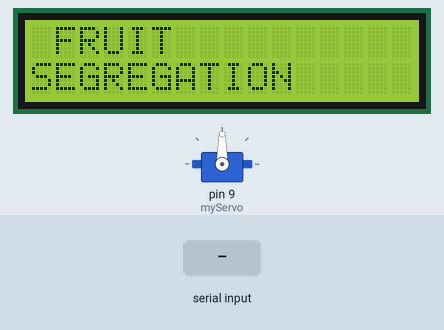
The sketch below on a simulated Arduino Uno, built with avr-gcc and run on an emulated ATmega328P. Shown: servo, 16×2 character LCD. The test bench sets the inputs (shaded band).

Above: at 1.2 s.
1.3 s: "1\n" received over Serial
At 2.6 s:
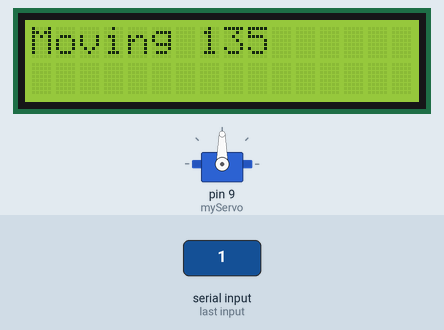
3.0 s: "0\n" received over Serial
At 3.11 s:
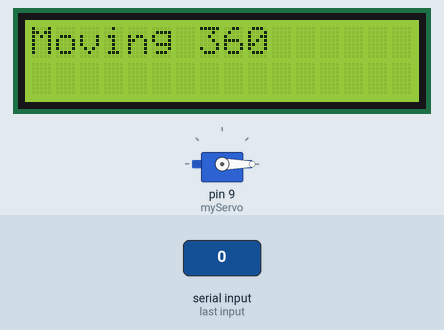
At 3.8 s:
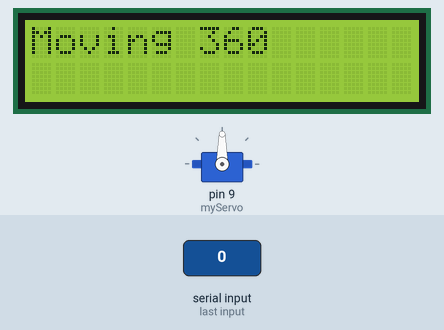
Timing chart, 0 to 6.0 s (numbered marks = the images above; inputs shaded):
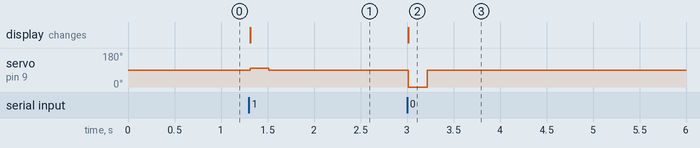

The sketch:

arduinoUnoServo.ino
```cpp
#include <Servo.h>
#include <LiquidCrystal_I2C.h>

Servo myServo;
LiquidCrystal_I2C lcd(0x27, 16, 2);

void setup() {
    myServo.attach(9);  // Attach servo to pin 9
    Serial.begin(9600); // Start serial communication at 9600 baud rate
    lcd.init();         // Initialize the LCD
    lcd.backlight();    // Turn on the backlight
    lcd.clear();
    lcd.print(" FRUIT ");
    lcd.setCursor(0, 1);
    lcd.print("SEGREGATION");
}

void loop() {
    if (Serial.available() > 0) {
        int input = Serial.parseInt(); // Read integer input

        if (input == 1) {
            lcd.clear();
            lcd.setCursor(0, 0);
            lcd.print("Moving 135"); // Display the action
            myServo.write(100);         // Move to 180 degrees
            delay(200);                // Hold for 1 second
            myServo.write(90);
        }
        else if (input == 0) {
            lcd.clear();
            lcd.setCursor(0, 0);
            lcd.print("Moving 360");  // Display the action
            myServo.write(0);          // Move to 90 degrees
            delay(200);                // Hold for 1 second
            myServo.write(90);
        }

        // Clear the serial buffer to avoid repeated commands
        while (Serial.available() > 0) {
            Serial.read(); // Clear any remaining input in the buffer
        }
    }
}
```

Measured:
- after the input at 1.3 s, servo on pin 9 (myServo): 90° → 100° at once, → 90° 0.20 s later; the display: changes at once (image 1)
- after the input at 3.0 s, servo on pin 9 (myServo): 90° → 0° at once, → 90° 0.20 s later; the display: changes at once (image 2)
